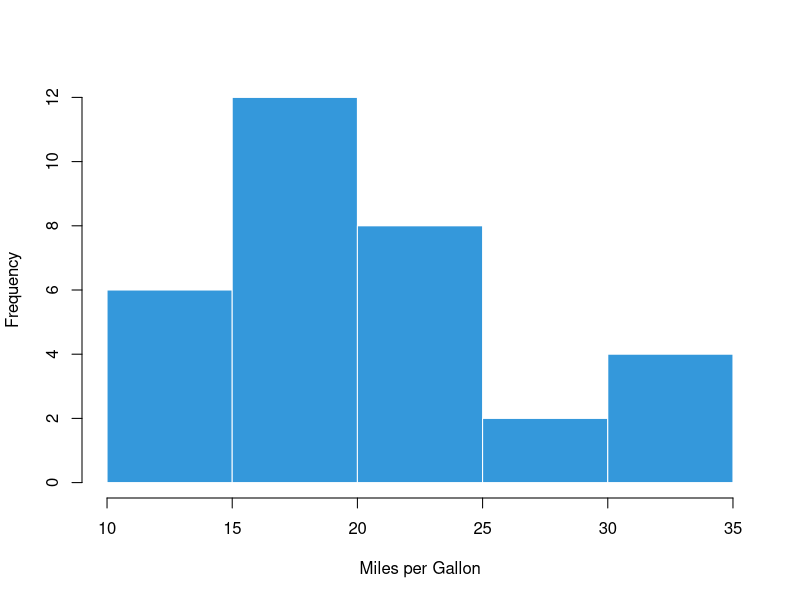
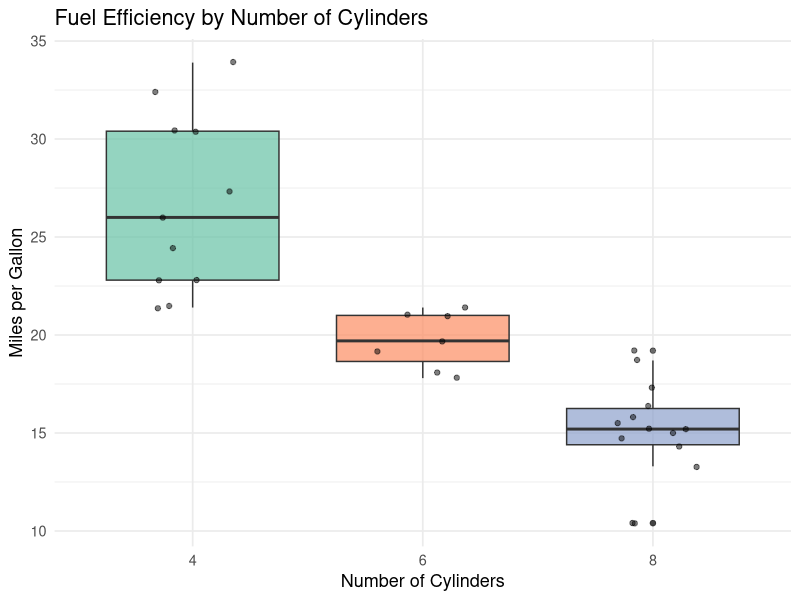

The R script that drew these images, in order:
## ---- chunk 1
#| label: setup-ch2
#| include: false
library(tidyverse)
## ---- chunk 2
#| label: tbl-yaml-options
#| echo: false
#| tbl-cap: "Common Quarto YAML options"

yaml_opts <- data.frame(
  Option = c("title", "author", "date", "format", "execute", "bibliography", "toc", "number-sections"),
  Purpose = c(
    "Document title",
    "Author name(s)",
    "Publication date (use `last-modified` to auto-update)",
    "Output format (html, pdf, docx)",
    "Default code execution options",
    "Path to .bib file for citations",
    "Include table of contents",
    "Number section headings"
  )
)
knitr::kable(yaml_opts)
## ---- chunk 3
#| label: tbl-chunk-options
#| echo: false
#| tbl-cap: "Most important Quarto chunk options"

chunk_opts <- data.frame(
  Option = c("label", "echo", "eval", "include", "warning", "message",
             "output", "fig-cap", "fig-width", "fig-height", "cache"),
  Type = c("string", "logical", "logical", "logical", "logical", "logical",
           "logical", "string", "number", "number", "logical"),
  Default = c("none", "true", "true", "true", "true", "true",
              "true", "none", "7", "5", "false"),
  Effect = c(
    "Unique chunk identifier — required for cross-references",
    "Show the code in the output?",
    "Run the code?",
    "Include chunk (code + output) in document?",
    "Show R warnings?",
    "Show R messages?",
    "Show printed output (text)?",
    "Figure caption",
    "Figure width in inches",
    "Figure height in inches",
    "Cache chunk results to disk"
  )
)
knitr::kable(chunk_opts, col.names = c("Option", "Type", "Default", "Effect"))
## ---- chunk 4
#| label: demo-echo-true
#| echo: true
summary(mtcars$mpg)
## ---- chunk 5
#| label: demo-echo-false
#| echo: false
cat("This code was hidden, but it ran. Mean MPG:", round(mean(mtcars$mpg), 2))
## ---- chunk 6
#| label: demo-include-false
#| include: false
# This chunk is completely invisible in the output
x <- 42
## ---- chunk 7
#| label: fig-mpg-hist
#| fig-cap: "Distribution of fuel efficiency in the mtcars dataset."
#| fig-alt: "Histogram showing distribution of MPG values"

hist(mtcars$mpg,
     main = "",
     xlab = "Miles per Gallon",
     col  = "#3498db",
     border = "white")
## ---- chunk 8
#| label: first-report-setup

# Load the data
data(mtcars)

# Add row names as a column
mtcars_df <- mtcars |>
  tibble::rownames_to_column("car") |>
  tibble::as_tibble()

# How large is the dataset?
n_cars <- nrow(mtcars_df)
n_vars <- ncol(mtcars_df)
## ---- chunk 9
#| label: tbl-mtcars-head
#| tbl-cap: "First six rows of the mtcars dataset"

knitr::kable(head(mtcars_df[, 1:7]))
## ---- chunk 10
#| label: fig-mpg-cyl
#| fig-cap: "Fuel efficiency varies substantially by number of cylinders."

library(ggplot2)

ggplot(mtcars_df, aes(x = factor(cyl), y = mpg, fill = factor(cyl))) +
  geom_boxplot(alpha = 0.7) +
  geom_jitter(width = 0.2, alpha = 0.5) +
  scale_fill_brewer(palette = "Set2") +
  labs(
    x     = "Number of Cylinders",
    y     = "Miles per Gallon",
    fill  = "Cylinders",
    title = "Fuel Efficiency by Number of Cylinders"
  ) +
  theme_minimal(base_size = 13) +
  theme(legend.position = "none")
